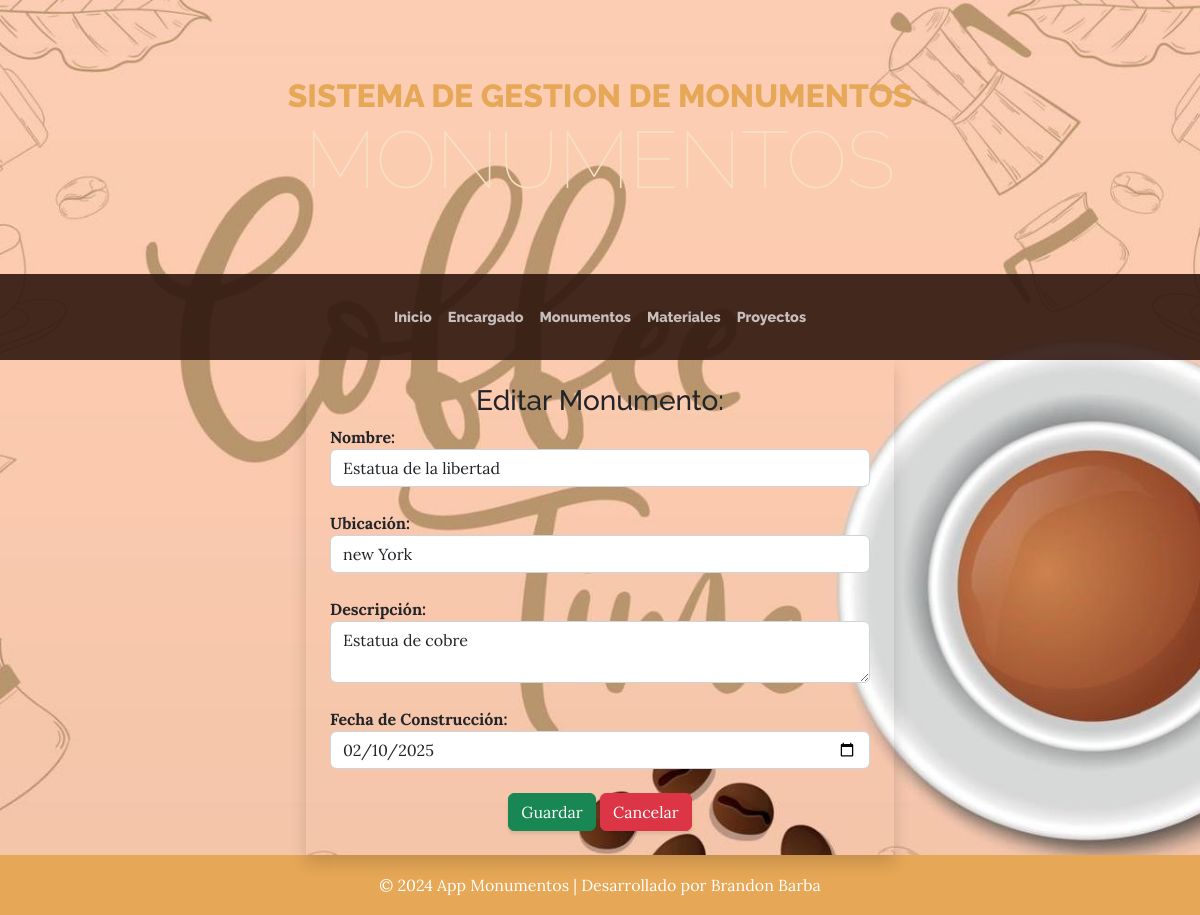
The app's page /editar_monumentos/2/ with its own data.
### aplicaciones/monumentos/models.py (models this page shows, shortened)
class Monumento(models.Model):
    nombre = models.CharField(max_length=150)
    ubicacion = models.CharField(max_length=255)
    descripcion = models.TextField()
    fecha_construccion = models.DateField()
    foto=models.FileField(upload_to='monumento', null=True, blank=True)

### aplicaciones/monumentos/views.py (the view, shortened to what this page needs)
# urls.py: path('editar_monumentos/<int:id>/', views.editarmonumento, name='editar_monumentos'),
def editarmonumento(request, id):
    monumento = get_object_or_404(Monumento, id=id)
    return render(request, 'actualizar_monumentos.html', {'monumento': monumento})

### aplicaciones/monumentos/templates/actualizar_monumentos.html (shortened to what this page needs)
{% extends 'plantilla.html' %}
{% block contenido %}
<div class="row">
    <div class="col-md-3"></div>
    <div class="col-md-6">
        <div class="form-container shadow p-4">
            <form action="{% url 'editar_monumentos' monumento.id %}" id="frm_editar_monumento" method="post">
                <h3 class="text-center">Editar Monumento:</h3>
                <label for=""><b>Nombre:</b></label>
                <input type="text" class="form-control" name="txt_nombre" id="txt_nombre" value="{{ monumento.nombre }}">
                <br>
                <label for=""><b>Ubicación:</b></label>
                <input type="text" class="form-control" name="txt_ubicacion" id="txt_ubicacion" value="{{ monumento.ubicacion }}">
                <br>
                <label for=""><b>Descripción:</b></label>
                <textarea class="form-control" name="txt_descripcion" id="txt_descripcion">{{ monumento.descripcion }}</textarea>
                <br>
                <label for=""><b>Fecha de Construcción:</b></label>
                <input type="date" class="form-control" name="txt_fecha_construccion" id="txt_fecha_construccion" value="{{ monumento.fecha_construccion|date:'Y-m-d' }}">
                <br>
                <center>
                    <button type="submit" class="btn btn-success">Guardar</button>
                    <a href="{% url 'listado_monumentos' %}" class="btn btn-danger">Cancelar</a>
                </center>
            </form>
        </div>
    </div>
</div>
{% endblock %}

### records on screen
Monumento: txt_nombre "Estatua de la libertad", txt_ubicacion "new York", txt_descripcion "Estatua de cobre", txt_fecha_construccion "02/10/2025"
